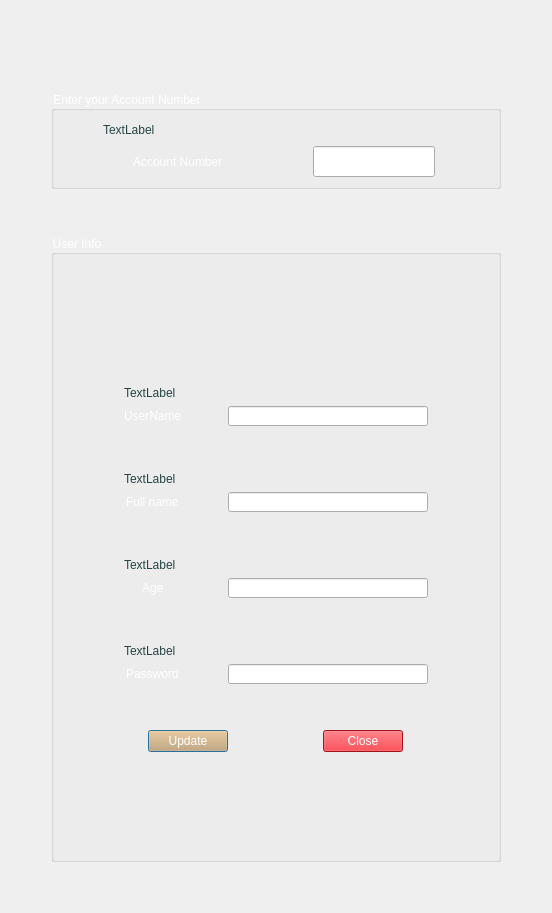
<?xml version="1.0" encoding="UTF-8"?>
<ui version="4.0">
 <class>UpdateUser</class>
 <widget class="QDialog" name="UpdateUser">
  <property name="geometry">
   <rect>
    <x>0</x>
    <y>0</y>
    <width>552</width>
    <height>913</height>
   </rect>
  </property>
  <property name="windowTitle">
   <string>Dialog</string>
  </property>
  <property name="styleSheet">
   <string notr="true">QMainWindow{
	
	background-color: rgb(36, 68, 67);
	
	font: 500 14pt &quot;Ubuntu&quot;;
	color: rgb(255, 255, 255);
}
</string>
  </property>
  <layout class="QGridLayout" name="gridLayout_2">
   <item row="1" column="0">
    <spacer name="horizontalSpacer_6">
     <property name="orientation">
      <enum>Qt::Horizontal</enum>
     </property>
     <property name="sizeType">
      <enum>QSizePolicy::Fixed</enum>
     </property>
     <property name="sizeHint" stdset="0">
      <size>
       <width>40</width>
       <height>20</height>
      </size>
     </property>
    </spacer>
   </item>
   <item row="1" column="1">
    <layout class="QVBoxLayout" name="verticalLayout_4">
     <item>
      <spacer name="verticalSpacer_8">
       <property name="orientation">
        <enum>Qt::Vertical</enum>
       </property>
       <property name="sizeType">
        <enum>QSizePolicy::Fixed</enum>
       </property>
       <property name="sizeHint" stdset="0">
        <size>
         <width>20</width>
         <height>40</height>
        </size>
       </property>
      </spacer>
     </item>
     <item>
      <widget class="QGroupBox" name="groupBox">
       <property name="styleSheet">
        <string notr="true">QGroupBox
{
	font: 500 14pt &quot;Ubuntu&quot;;
	color: rgb(255, 255, 255);
}</string>
       </property>
       <property name="title">
        <string>Enter your Account Number</string>
       </property>
       <layout class="QGridLayout" name="gridLayout">
        <item row="1" column="2">
         <spacer name="horizontalSpacer_4">
          <property name="orientation">
           <enum>Qt::Horizontal</enum>
          </property>
          <property name="sizeType">
           <enum>QSizePolicy::Fixed</enum>
          </property>
          <property name="sizeHint" stdset="0">
           <size>
            <width>40</width>
            <height>20</height>
           </size>
          </property>
         </spacer>
        </item>
        <item row="1" column="1">
         <layout class="QHBoxLayout" name="horizontalLayout">
          <item alignment="Qt::AlignHCenter">
           <widget class="QLabel" name="label">
            <property name="styleSheet">
             <string notr="true">QLabel
{
	font: 500 14pt &quot;Ubuntu&quot;;
	color: rgb(255, 255, 255);
}</string>
            </property>
            <property name="text">
             <string>Account Number</string>
            </property>
           </widget>
          </item>
          <item>
           <spacer name="horizontalSpacer_8">
            <property name="orientation">
             <enum>Qt::Horizontal</enum>
            </property>
            <property name="sizeType">
             <enum>QSizePolicy::Fixed</enum>
            </property>
            <property name="sizeHint" stdset="0">
             <size>
              <width>40</width>
              <height>20</height>
             </size>
            </property>
           </spacer>
          </item>
          <item alignment="Qt::AlignHCenter">
           <widget class="QLineEdit" name="numBox">
            <property name="minimumSize">
             <size>
              <width>122</width>
              <height>31</height>
             </size>
            </property>
            <property name="maximumSize">
             <size>
              <width>200</width>
              <height>31</height>
             </size>
            </property>
            <property name="styleSheet">
             <string notr="true">QLineEdit{
   padding: 5px;
	
	color: rgb(0, 0, 0);
}
QLineEdit:hover{
	
	
	background-color: rgb(246, 245, 244);
}
QLineEdit:focus{
	
	border-color: rgb(46, 194, 126);
}


</string>
            </property>
           </widget>
          </item>
         </layout>
        </item>
        <item row="0" column="1">
         <widget class="QLabel" name="numChk">
          <property name="styleSheet">
           <string notr="true">QLabel
{
	color: rgb(36, 68, 67);
}</string>
          </property>
          <property name="text">
           <string>TextLabel</string>
          </property>
         </widget>
        </item>
        <item row="1" column="0">
         <spacer name="horizontalSpacer_3">
          <property name="orientation">
           <enum>Qt::Horizontal</enum>
          </property>
          <property name="sizeType">
           <enum>QSizePolicy::Fixed</enum>
          </property>
          <property name="sizeHint" stdset="0">
           <size>
            <width>40</width>
            <height>20</height>
           </size>
          </property>
         </spacer>
        </item>
        <item row="0" column="0">
         <spacer name="horizontalSpacer_7">
          <property name="orientation">
           <enum>Qt::Horizontal</enum>
          </property>
          <property name="sizeType">
           <enum>QSizePolicy::Fixed</enum>
          </property>
          <property name="sizeHint" stdset="0">
           <size>
            <width>40</width>
            <height>20</height>
           </size>
          </property>
         </spacer>
        </item>
       </layout>
      </widget>
     </item>
     <item>
      <spacer name="verticalSpacer_7">
       <property name="orientation">
        <enum>Qt::Vertical</enum>
       </property>
       <property name="sizeType">
        <enum>QSizePolicy::Fixed</enum>
       </property>
       <property name="sizeHint" stdset="0">
        <size>
         <width>20</width>
         <height>40</height>
        </size>
       </property>
      </spacer>
     </item>
     <item>
      <widget class="QGroupBox" name="groupBox_2">
       <property name="styleSheet">
        <string notr="true">QGroupBox
{
	font: 500 14pt &quot;Ubuntu&quot;;
	
	color: rgb(255, 255, 255);
}</string>
       </property>
       <property name="title">
        <string>User Info</string>
       </property>
       <layout class="QHBoxLayout" name="horizontalLayout_7">
        <item>
         <spacer name="horizontalSpacer_2">
          <property name="orientation">
           <enum>Qt::Horizontal</enum>
          </property>
          <property name="sizeHint" stdset="0">
           <size>
            <width>99</width>
            <height>20</height>
           </size>
          </property>
         </spacer>
        </item>
        <item>
         <layout class="QVBoxLayout" name="verticalLayout_3">
          <item>
           <spacer name="verticalSpacer_6">
            <property name="orientation">
             <enum>Qt::Vertical</enum>
            </property>
            <property name="sizeHint" stdset="0">
             <size>
              <width>20</width>
              <height>40</height>
             </size>
            </property>
           </spacer>
          </item>
          <item>
           <layout class="QVBoxLayout" name="verticalLayout_2">
            <item>
             <widget class="QLabel" name="nameChk">
              <property name="styleSheet">
               <string notr="true">QLabel
{
	color: rgb(36, 68, 67);
}</string>
              </property>
              <property name="text">
               <string>TextLabel</string>
              </property>
             </widget>
            </item>
            <item>
             <layout class="QVBoxLayout" name="verticalLayout">
              <item>
               <layout class="QHBoxLayout" name="horizontalLayout_2">
                <item alignment="Qt::AlignHCenter">
                 <widget class="QLabel" name="label_2">
                  <property name="styleSheet">
                   <string notr="true">QLabel
{
	font: 500 14pt &quot;Ubuntu&quot;;
	color: rgb(255, 255, 255);
}</string>
                  </property>
                  <property name="text">
                   <string>UserName</string>
                  </property>
                 </widget>
                </item>
                <item>
                 <spacer name="horizontalSpacer_9">
                  <property name="orientation">
                   <enum>Qt::Horizontal</enum>
                  </property>
                  <property name="sizeType">
                   <enum>QSizePolicy::Fixed</enum>
                  </property>
                  <property name="sizeHint" stdset="0">
                   <size>
                    <width>40</width>
                    <height>20</height>
                   </size>
                  </property>
                 </spacer>
                </item>
                <item alignment="Qt::AlignHCenter">
                 <widget class="QLineEdit" name="nameBox">
                  <property name="minimumSize">
                   <size>
                    <width>200</width>
                    <height>20</height>
                   </size>
                  </property>
                  <property name="maximumSize">
                   <size>
                    <width>250</width>
                    <height>20</height>
                   </size>
                  </property>
                  <property name="styleSheet">
                   <string notr="true">QLineEdit{
   padding: 5px;
	
	color: rgb(0, 0, 0);
}
QLineEdit:hover{
	
	
	background-color: rgb(246, 245, 244);
}
QLineEdit:focus{
	
	border-color: rgb(46, 194, 126);
}


</string>
                  </property>
                 </widget>
                </item>
               </layout>
              </item>
              <item>
               <spacer name="verticalSpacer">
                <property name="orientation">
                 <enum>Qt::Vertical</enum>
                </property>
                <property name="sizeType">
                 <enum>QSizePolicy::Fixed</enum>
                </property>
                <property name="sizeHint" stdset="0">
                 <size>
                  <width>20</width>
                  <height>40</height>
                 </size>
                </property>
               </spacer>
              </item>
              <item>
               <widget class="QLabel" name="fullChk">
                <property name="styleSheet">
                 <string notr="true">QLabel
{
	color: rgb(36, 68, 67);
}</string>
                </property>
                <property name="text">
                 <string>TextLabel</string>
                </property>
               </widget>
              </item>
              <item>
               <layout class="QHBoxLayout" name="horizontalLayout_3">
                <item alignment="Qt::AlignHCenter">
                 <widget class="QLabel" name="label_3">
                  <property name="styleSheet">
                   <string notr="true">QLabel
{
	font: 500 14pt &quot;Ubuntu&quot;;
	color: rgb(255, 255, 255);
}</string>
                  </property>
                  <property name="text">
                   <string>Full name</string>
                  </property>
                 </widget>
                </item>
                <item>
                 <spacer name="horizontalSpacer_10">
                  <property name="orientation">
                   <enum>Qt::Horizontal</enum>
                  </property>
                  <property name="sizeType">
                   <enum>QSizePolicy::Fixed</enum>
                  </property>
                  <property name="sizeHint" stdset="0">
                   <size>
                    <width>40</width>
                    <height>20</height>
                   </size>
                  </property>
                 </spacer>
                </item>
                <item alignment="Qt::AlignHCenter">
                 <widget class="QLineEdit" name="FullBox">
                  <property name="minimumSize">
                   <size>
                    <width>200</width>
                    <height>20</height>
                   </size>
                  </property>
                  <property name="maximumSize">
                   <size>
                    <width>250</width>
                    <height>20</height>
                   </size>
                  </property>
                  <property name="styleSheet">
                   <string notr="true">QLineEdit{
   padding: 5px;
	
	color: rgb(0, 0, 0);
}
QLineEdit:hover{
	
	
	background-color: rgb(246, 245, 244);
}
QLineEdit:focus{
	
	border-color: rgb(46, 194, 126);
}


</string>
                  </property>
                 </widget>
                </item>
               </layout>
              </item>
              <item>
               <spacer name="verticalSpacer_2">
                <property name="orientation">
                 <enum>Qt::Vertical</enum>
                </property>
                <property name="sizeType">
                 <enum>QSizePolicy::Fixed</enum>
                </property>
                <property name="sizeHint" stdset="0">
                 <size>
                  <width>20</width>
                  <height>40</height>
                 </size>
                </property>
               </spacer>
              </item>
              <item>
               <widget class="QLabel" name="ageChk">
                <property name="styleSheet">
                 <string notr="true">QLabel
{
	color: rgb(36, 68, 67);
}</string>
                </property>
                <property name="text">
                 <string>TextLabel</string>
                </property>
               </widget>
              </item>
              <item>
               <layout class="QHBoxLayout" name="horizontalLayout_4">
                <item alignment="Qt::AlignHCenter">
                 <widget class="QLabel" name="label_4">
                  <property name="styleSheet">
                   <string notr="true">QLabel
{
	font: 500 14pt &quot;Ubuntu&quot;;
	color: rgb(255, 255, 255);
}</string>
                  </property>
                  <property name="text">
                   <string>Age</string>
                  </property>
                 </widget>
                </item>
                <item>
                 <spacer name="horizontalSpacer_11">
                  <property name="orientation">
                   <enum>Qt::Horizontal</enum>
                  </property>
                  <property name="sizeType">
                   <enum>QSizePolicy::Fixed</enum>
                  </property>
                  <property name="sizeHint" stdset="0">
                   <size>
                    <width>40</width>
                    <height>20</height>
                   </size>
                  </property>
                 </spacer>
                </item>
                <item alignment="Qt::AlignHCenter">
                 <widget class="QLineEdit" name="AgeBox">
                  <property name="minimumSize">
                   <size>
                    <width>200</width>
                    <height>20</height>
                   </size>
                  </property>
                  <property name="maximumSize">
                   <size>
                    <width>250</width>
                    <height>20</height>
                   </size>
                  </property>
                  <property name="styleSheet">
                   <string notr="true">QLineEdit{
   padding: 5px;
	
	color: rgb(0, 0, 0);
}
QLineEdit:hover{
	
	
	background-color: rgb(246, 245, 244);
}
QLineEdit:focus{
	
	border-color: rgb(46, 194, 126);
}


</string>
                  </property>
                 </widget>
                </item>
               </layout>
              </item>
              <item>
               <spacer name="verticalSpacer_3">
                <property name="orientation">
                 <enum>Qt::Vertical</enum>
                </property>
                <property name="sizeType">
                 <enum>QSizePolicy::Fixed</enum>
                </property>
                <property name="sizeHint" stdset="0">
                 <size>
                  <width>20</width>
                  <height>40</height>
                 </size>
                </property>
               </spacer>
              </item>
              <item>
               <widget class="QLabel" name="passChk">
                <property name="styleSheet">
                 <string notr="true">QLabel
{
	color: rgb(36, 68, 67);
}</string>
                </property>
                <property name="text">
                 <string>TextLabel</string>
                </property>
               </widget>
              </item>
              <item>
               <layout class="QHBoxLayout" name="horizontalLayout_5">
                <item alignment="Qt::AlignHCenter">
                 <widget class="QLabel" name="label_5">
                  <property name="styleSheet">
                   <string notr="true">QLabel
{
	font: 500 14pt &quot;Ubuntu&quot;;
	color: rgb(255, 255, 255);
}</string>
                  </property>
                  <property name="text">
                   <string>Password</string>
                  </property>
                 </widget>
                </item>
                <item>
                 <spacer name="horizontalSpacer_12">
                  <property name="orientation">
                   <enum>Qt::Horizontal</enum>
                  </property>
                  <property name="sizeType">
                   <enum>QSizePolicy::Fixed</enum>
                  </property>
                  <property name="sizeHint" stdset="0">
                   <size>
                    <width>40</width>
                    <height>20</height>
                   </size>
                  </property>
                 </spacer>
                </item>
                <item alignment="Qt::AlignHCenter">
                 <widget class="QLineEdit" name="PassBox">
                  <property name="minimumSize">
                   <size>
                    <width>200</width>
                    <height>20</height>
                   </size>
                  </property>
                  <property name="maximumSize">
                   <size>
                    <width>250</width>
                    <height>20</height>
                   </size>
                  </property>
                  <property name="styleSheet">
                   <string notr="true">QLineEdit{
   padding: 5px;
	
	color: rgb(0, 0, 0);
}
QLineEdit:hover{
	
	
	background-color: rgb(246, 245, 244);
}
QLineEdit:focus{
	
	border-color: rgb(46, 194, 126);
}


</string>
                  </property>
                 </widget>
                </item>
               </layout>
              </item>
             </layout>
            </item>
            <item>
             <spacer name="verticalSpacer_4">
              <property name="orientation">
               <enum>Qt::Vertical</enum>
              </property>
              <property name="sizeType">
               <enum>QSizePolicy::Fixed</enum>
              </property>
              <property name="sizeHint" stdset="0">
               <size>
                <width>20</width>
                <height>40</height>
               </size>
              </property>
             </spacer>
            </item>
            <item>
             <layout class="QHBoxLayout" name="horizontalLayout_6">
              <item alignment="Qt::AlignHCenter">
               <widget class="QPushButton" name="update_Btn">
                <property name="styleSheet">
                 <string notr="true">QPushButton{
border -raduis: 3px;
	background-color: rgb(211, 164, 103);
color: rgb(255, 255, 255);
font: 700 16pt &quot;Ubuntu Condensed&quot;;
}

QPushButton:hover{
	
	background-color: rgb(255, 163, 72);
}

QPushButton:pressed{
	background-color: rgb(87, 227, 137);
}</string>
                </property>
                <property name="text">
                 <string>Update</string>
                </property>
               </widget>
              </item>
              <item>
               <spacer name="horizontalSpacer_13">
                <property name="orientation">
                 <enum>Qt::Horizontal</enum>
                </property>
                <property name="sizeType">
                 <enum>QSizePolicy::Fixed</enum>
                </property>
                <property name="sizeHint" stdset="0">
                 <size>
                  <width>40</width>
                  <height>20</height>
                 </size>
                </property>
               </spacer>
              </item>
              <item alignment="Qt::AlignHCenter">
               <widget class="QPushButton" name="Close_btn">
                <property name="styleSheet">
                 <string notr="true">QPushButton{
border -raduis: 3px;
	
	background-color: rgb(224, 27, 36);
color: rgb(255, 255, 255);
font: 700 16pt &quot;Ubuntu Condensed&quot;;
}

QPushButton:hover{
	
	
	background-color: rgb(246, 97, 81);
}

QPushButton:pressed{
	
	background-color: rgb(165, 29, 45);
}</string>
                </property>
                <property name="text">
                 <string>Close</string>
                </property>
               </widget>
              </item>
             </layout>
            </item>
           </layout>
          </item>
          <item>
           <spacer name="verticalSpacer_5">
            <property name="orientation">
             <enum>Qt::Vertical</enum>
            </property>
            <property name="sizeType">
             <enum>QSizePolicy::Fixed</enum>
            </property>
            <property name="sizeHint" stdset="0">
             <size>
              <width>20</width>
              <height>98</height>
             </size>
            </property>
           </spacer>
          </item>
         </layout>
        </item>
        <item>
         <spacer name="horizontalSpacer">
          <property name="orientation">
           <enum>Qt::Horizontal</enum>
          </property>
          <property name="sizeHint" stdset="0">
           <size>
            <width>99</width>
            <height>20</height>
           </size>
          </property>
         </spacer>
        </item>
       </layout>
      </widget>
     </item>
    </layout>
   </item>
   <item row="1" column="2">
    <spacer name="horizontalSpacer_5">
     <property name="orientation">
      <enum>Qt::Horizontal</enum>
     </property>
     <property name="sizeType">
      <enum>QSizePolicy::Fixed</enum>
     </property>
     <property name="sizeHint" stdset="0">
      <size>
       <width>40</width>
       <height>20</height>
      </size>
     </property>
    </spacer>
   </item>
   <item row="2" column="1">
    <spacer name="verticalSpacer_9">
     <property name="orientation">
      <enum>Qt::Vertical</enum>
     </property>
     <property name="sizeType">
      <enum>QSizePolicy::Fixed</enum>
     </property>
     <property name="sizeHint" stdset="0">
      <size>
       <width>20</width>
       <height>40</height>
      </size>
     </property>
    </spacer>
   </item>
   <item row="0" column="1">
    <spacer name="verticalSpacer_10">
     <property name="orientation">
      <enum>Qt::Vertical</enum>
     </property>
     <property name="sizeType">
      <enum>QSizePolicy::Fixed</enum>
     </property>
     <property name="sizeHint" stdset="0">
      <size>
       <width>20</width>
       <height>40</height>
      </size>
     </property>
    </spacer>
   </item>
  </layout>
 </widget>
 <resources/>
 <connections/>
</ui>
